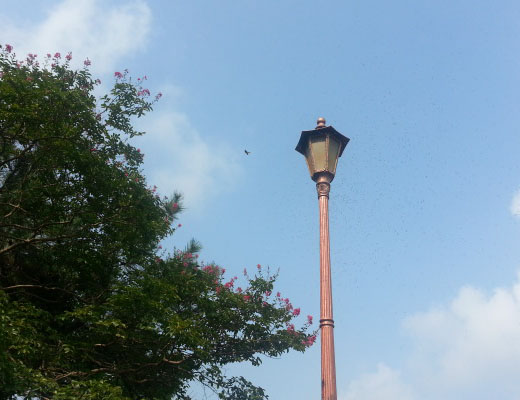
#> input picture VisualCognitive2/bit_test.jpg, 520 x 400 px, found by its file name
$ python 23.Hough_line_1_quiz.py
#> lines starting #> are read from the running program, lines starting #| are printed output that depends on the picture; after the words box and inside, x2 and y2 are one past the last pixel; in counts of white or black regions, pixels touching at a corner belong together
# Progressive Probabilistic Hough Transform
# 기본 Hough 변환을 최적화한 방식으로 확률적으로 일부 점에 대해서만 계산한다.
# [Quiz] bit_test.jpg 파일을 이용하여, line을 검출한다.

import numpy as np
import cv2

src = cv2.imread("image/bit_test.jpg")
#> src is the input picture: shape (400, 520, 3); mean B, G, R 162.2, 145.2, 119.8
dst = src.copy()
gray = cv2.cvtColor(src, cv2.COLOR_BGR2GRAY)
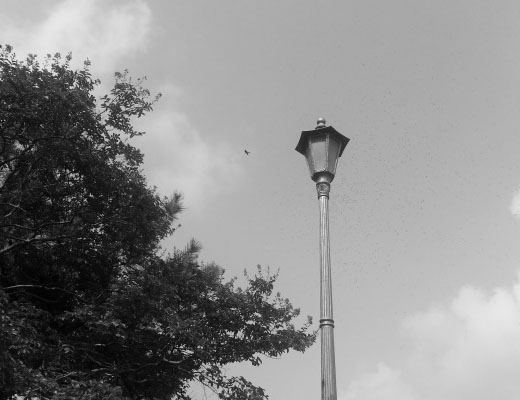
#> gray: shape (400, 520); min 1, max 237, mean 139.5
# blur = cv2.GaussianBlur(gray, (0,0), sigmaX=0.5)
canny = cv2.Canny(gray, 100, 350, apertureSize = 3, L2gradient = True)
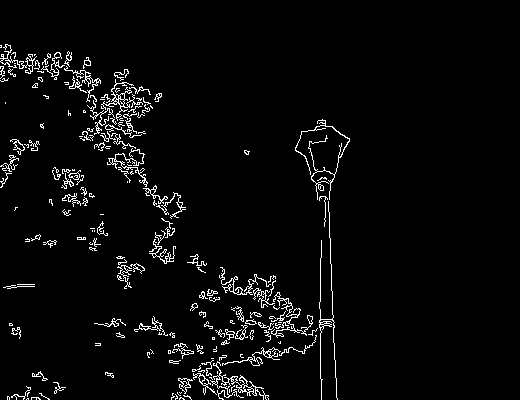
#> canny: shape (400, 520); 3.7% white in thin lines or dots, all inside (x1, y1, x2, y2) = (0, 44, 350, 400)

# lines = cv2.HoughLinesP(canny, 거리단위, 각도단위, 임계값, minLineLength, maxLineGap)
# - 확률적으로 선태하므로, thresh 값을 작게 주어야 한다 ----> 중요
# - minLineLength는 최소 선길이를 지정. 이보다 작인 선은 직선에서 제외
# - maxLineGap은 라인 간의 최대 허용 간격을 의미. 이보다 간격이 좁은 경우 직선으로 허용하지 않음.
# - 반환값은 (N, 1, 4)의 형태를 나타내면, 4의 각 좌표는 x1, y1, x2, y2의 직선값을 나타낸다.
lines = cv2.HoughLinesP(canny, 0.8, np.pi / 180, 100, minLineLength = 100, maxLineGap = 50)
#> lines = [[320, 378, 320, 258], [222, 270, 336, 384], [5, 44, 178, 217], [325, 120, 333, 342]]
# lines = cv2.HoughLinesP(canny, 0.8, np.pi / 180, 100)

for i in lines:
    cv2.line(dst, (i[0][0], i[0][1]), (i[0][2], i[0][3]), (0, 0, 255), 2)
#> this loop made 4 passes
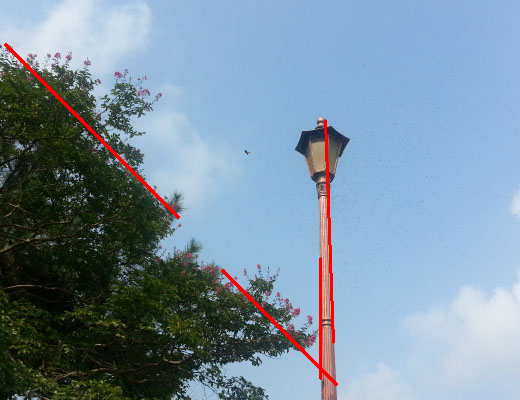
#> dst: shape (400, 520, 3); 1.19% of pixels changed, all inside (x1, y1, x2, y2) = (4, 43, 338, 386)

cv2.imshow("dst", dst)
cv2.waitKey(0)
cv2.destroyAllWindows()
